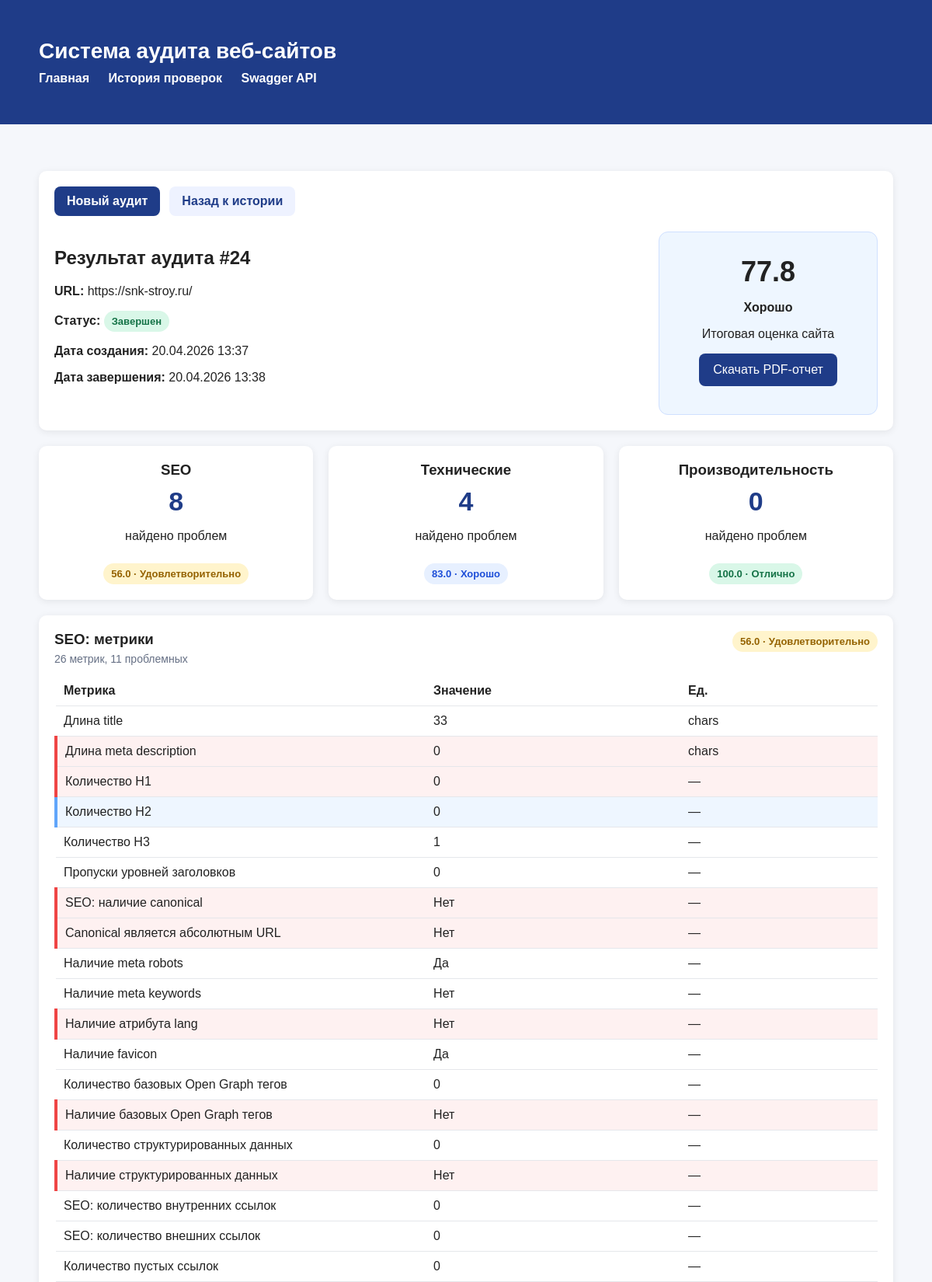
Screenshot of /web/audits/24 (upper part) with the database file from the repository.
### app/models/audit.py (models this page shows)
class Audit(Base):
    __tablename__ = "audits"
    id: Mapped[int] = mapped_column(Integer, primary_key=True, index=True)
    url: Mapped[str] = mapped_column(String(2048), nullable=False, index=True)
    status: Mapped[str] = mapped_column(String(50), nullable=False, default="pending")
    total_score: Mapped[float | None] = mapped_column(Float, nullable=True)
    created_at: Mapped[datetime] = mapped_column(DateTime, default=datetime.utcnow, nullable=False)
    finished_at: Mapped[datetime | None] = mapped_column(DateTime, nullable=True)
    issues = relationship(
        "AuditIssue",
        back_populates="audit",
        cascade="all, delete-orphan"
    )
    metrics = relationship(
        "AuditMetric",
        back_populates="audit",
        cascade="all, delete-orphan"
    )
    reports = relationship(
        "AuditReport",
        back_populates="audit",
        cascade="all, delete-orphan"
    )

### app/models/metric.py (models this page shows)
class AuditMetric(Base):
    __tablename__ = "audit_metrics"
    id: Mapped[int] = mapped_column(Integer, primary_key=True, index=True)
    audit_id: Mapped[int] = mapped_column(ForeignKey("audits.id"), nullable=False, index=True)
    metric_name: Mapped[str] = mapped_column(String(100), nullable=False)
    metric_value: Mapped[float] = mapped_column(Float, nullable=False)
    unit: Mapped[str | None] = mapped_column(String(50), nullable=True)
    audit = relationship("Audit", back_populates="metrics")

### app/api/web.py (the view)
@router.get("/web/audits/{audit_id}", response_class=HTMLResponse)
def web_audit_detail(
    audit_id: int,
    request: Request,
    db: Session = Depends(get_db)
):
    repository = AuditRepository(db)
    audit = repository.get_audit_by_id(audit_id)
    if audit is None:
        raise HTTPException(
            status_code=status.HTTP_404_NOT_FOUND,
            detail="Аудит не найден"
        )
    grouped_issues = group_issues_by_category(audit.issues)
    grouped_metrics = group_metrics_by_category(audit.metrics)
    category_scores = {
        "seo": calculate_category_score(grouped_issues.get("seo", [])),
        "technical": calculate_category_score(grouped_issues.get("technical", [])),
        "performance": calculate_category_score(grouped_issues.get("performance", [])),
    }
    problematic_metrics_count = {
        "seo": count_problematic_metrics(grouped_metrics.get("seo", [])),
        "technical": count_problematic_metrics(grouped_metrics.get("technical", [])),
        "performance": count_problematic_metrics(grouped_metrics.get("performance", [])),
    }
    return templates.TemplateResponse(
        request=request,
        name="audit_detail.html",
        context={
            "title": f"Аудит #{audit_id}",
            "audit": audit,
            "grouped_issues": grouped_issues,
            "grouped_metrics": grouped_metrics,
            "category_scores": category_scores,
            "problematic_metrics_count": problematic_metrics_count,
            "seo_issues_count": len(grouped_issues.get("seo", [])),
            "technical_issues_count": len(grouped_issues.get("technical", [])),
            "performance_issues_count": len(grouped_issues.get("performance", [])),
            "get_category_label": get_category_label,
            "get_metric_display_name": get_metric_display_name,
            "get_metric_severity": get_metric_severity,
            "format_metric_value": format_metric_value,
            "get_score_label": get_score_label,
            "get_score_class": get_score_class,
            "get_status_label": get_status_label,
            "format_datetime": format_datetime,
        }
    )

### app/templates/audit_detail.html (shortened to what this page needs)
{% extends "base.html" %}
{% block content %}
{% if audit %}
    <div class="card">
        <div class="action-row top-actions">
            <a class="link-button" href="/web">Новый аудит</a>
            <a class="link-button secondary" href="/web/history">Назад к истории</a>
        </div>
        <div class="top-row">
            <div>
                <h2>Результат аудита #{{ audit.id }}</h2>
                <p><strong>URL:</strong> {{ audit.url }}</p>
                <p>
                    <strong>Статус:</strong>
                    <span class="badge {{ audit.status }}">{{ get_status_label(audit.status) }}</span>
                </p>
                <p><strong>Дата создания:</strong> {{ format_datetime(audit.created_at) }}</p>
                <p><strong>Дата завершения:</strong> {{ format_datetime(audit.finished_at) }}</p>
            </div>
            <div class="score-box {{ get_score_class(audit.total_score) }}">
                <div class="score">
                    {{ audit.total_score if audit.total_score is not none else "—" }}
                </div>
                <p><strong>{{ get_score_label(audit.total_score) }}</strong></p>
                <p>Итоговая оценка сайта</p>
                {% if audit.reports %}
                    <p>
                        <a href="/audits/{{ audit.id }}/report">
                            <button type="button">Скачать PDF-отчет</button>
                        </a>
                    </p>
                {% endif %}
            </div>
        </div>
    </div>
    <div class="summary-grid">
        <div class="summary-card">
            <h3>SEO</h3>
            <div class="summary-number">{{ seo_issues_count }}</div>
            <p>найдено проблем</p>
            <div class="mini-score {{ get_score_class(category_scores['seo']) }}">
                {{ category_scores["seo"] }} · {{ get_score_label(category_scores["seo"]) }}
            </div>
        </div>
        <div class="summary-card">
            <h3>Технические</h3>
            <div class="summary-number">{{ technical_issues_count }}</div>
            <p>найдено проблем</p>
            <div class="mini-score {{ get_score_class(category_scores['technical']) }}">
                {{ category_scores["technical"] }} · {{ get_score_label(category_scores["technical"]) }}
            </div>
        </div>
        <div class="summary-card">
            <h3>Производительность</h3>
            <div class="summary-number">{{ performance_issues_count }}</div>
            <p>найдено проблем</p>
            <div class="mini-score {{ get_score_class(category_scores['performance']) }}">
                {{ category_scores["performance"] }} · {{ get_score_label(category_scores["performance"]) }}
            </div>
        </div>
    </div>
    <div class="category-section">
        {% for category in ["seo", "technical", "performance"] %}
        <div class="card category-card">
            <div class="section-header">
                <div>
                    <h3>{{ get_category_label(category) }}: метрики</h3>
                    <p class="section-subtitle">
                        {{ grouped_metrics[category]|length }} метрик, {{ problematic_metrics_count[category] }} проблемных
                    </p>
                </div>
                <div class="mini-score {{ get_score_class(category_scores[category]) }}">
                    {{ category_scores[category] }} · {{ get_score_label(category_scores[category]) }}
                </div>
            </div>
            {% if grouped_metrics[category] %}
                <table class="metric-table">
                    <thead>
                        <tr>
                            <th>Метрика</th>
                            <th>Значение</th>
                            <th>Ед.</th>
                        </tr>
                    </thead>
                    <tbody>
                        {% for metric in grouped_metrics[category] %}
                        {% set metric_severity = get_metric_severity(metric.metric_name, metric.metric_value) %}
                        <tr class="metric-row{% if metric_severity %} {{ metric_severity }}{% endif %}">
                            <td class="{% if metric_severity %}metric-cell {{ metric_severity }}{% endif %}">{{ get_metric_display_name(metric.metric_name) }}</td>
                            <td class="{% if metric_severity %}metric-cell {{ metric_severity }}{% endif %}">{{ format_metric_value(metric.metric_name, metric.metric_value, metric.unit) }}</td>
                            <td class="{% if metric_severity %}metric-cell {{ metric_severity }}{% endif %}">{{ metric.unit if metric.unit else "—" }}</td>
                        </tr>
                        {% endfor %}
                    </tbody>
                </table>
            {% else %}
                <p class="empty">Метрики в этой категории отсутствуют.</p>
            {% endif %}
        </div>
        {% endfor %}
    </div>
{% endif %}
{% endblock %}

### app/static/css/styles.css (style rules this page uses)
body { font-family: Arial, sans-serif; background: #f5f7fb; color: #222; margin: 0; padding: 0; }
.card { background: white; border-radius: 10px; padding: 20px; box-shadow: 0 2px 10px rgba(0, 0, 0, 0.08); margin-bottom: 20px; }
button { background: #1f3c88; color: white; border: none; border-radius: 8px; padding: 12px 18px; font-size: 16px; cursor: pointer; }
.badge { display: inline-block; padding: 6px 10px; border-radius: 999px; font-size: 13px; font-weight: bold; }
.badge.completed { background: #d9f7e8; color: #157347; }
.score { font-size: 36px; font-weight: bold; margin: 10px 0; }
.metric-table, .history-table { width: 100%; border-collapse: collapse; }
.metric-table th, .metric-table td, .history-table th, .history-table td { text-align: left; padding: 10px; border-bottom: 1px solid #e5e7eb; }
.top-row { display: flex; justify-content: space-between; align-items: flex-start; gap: 30px; flex-wrap: wrap; }
.score-box { min-width: 240px; text-align: center; background: #f8fbff; border: 1px solid #dbe7ff; border-radius: 12px; padding: 20px; }
.summary-grid { display: grid; grid-template-columns: repeat(3, 1fr); gap: 20px; margin-bottom: 20px; }
.summary-card { background: white; border-radius: 10px; padding: 20px; box-shadow: 0 2px 10px rgba(0, 0, 0, 0.08); text-align: center; }
.summary-card h3 { margin-top: 0; margin-bottom: 10px; }
.summary-card .mini-score { margin-top: 10px; }
.summary-number { font-size: 34px; font-weight: bold; color: #1f3c88; margin-bottom: 8px; }
.category-section { display: grid; grid-template-columns: 1fr; gap: 20px; }
.category-card { overflow: hidden; }
.section-header { display: flex; justify-content: space-between; align-items: flex-start; gap: 16px; margin-bottom: 14px; flex-wrap: wrap; }
.section-header h3 { margin: 0 0 6px 0; }
.section-subtitle { margin: 0; color: #667085; font-size: 14px; }
.metric-table td:first-child, .metric-table th:first-child { width: 45%; }
.metric-row.low td, .metric-cell.low { background: #eef6ff; }
.metric-row.high td, .metric-cell.high { background: #fef1f1; }
.metric-row.low td:first-child, .metric-cell.low:first-child { border-left: 4px solid #60a5fa; }
.metric-row.high td:first-child, .metric-cell.high:first-child { border-left: 4px solid #ef4444; }
.score-box.score-good { background: #eef6ff; border-color: #cfe0ff; }
.mini-score { display: inline-block; padding: 6px 10px; border-radius: 999px; font-size: 13px; font-weight: bold; }
.mini-score.score-excellent { background: #d9f7e8; color: #157347; }
.mini-score.score-good { background: #e7f0ff; color: #1d4ed8; }
.mini-score.score-warning { background: #fff4cc; color: #946200; }
.action-row { display: flex; gap: 12px; flex-wrap: wrap; align-items: center; }
.top-actions { margin-bottom: 20px; }
.link-button { display: inline-block; background: #1f3c88; color: white; text-decoration: none; border-radius: 8px; padding: 10px 16px; font-weight: bold; }
.link-button.secondary { background: #eef2ff; color: #1f3c88; }

### rows the page displays
Audit: id "24", url "https://snk-stroy.ru/", status "Завершен", created_at "20.04.2026 13:37", finished_at "20.04.2026 13:38", total_score "77.8", total_score "Хорошо"
AuditMetric: metric_name "Длина title", metric_name+metric_value+unit "33", unit "chars"
AuditMetric: metric_name "Длина meta description", metric_name+metric_value+unit "0", unit "chars"
AuditMetric: metric_name "Количество H1", metric_name+metric_value+unit "0", unit "—"
AuditMetric: metric_name "Количество H2", metric_name+metric_value+unit "0", unit "—"
AuditMetric: metric_name "Количество H3", metric_name+metric_value+unit "1", unit "—"
AuditMetric: metric_name "Пропуски уровней заголовков", metric_name+metric_value+unit "0", unit "—"
AuditMetric: metric_name "SEO: наличие canonical", metric_name+metric_value+unit "Нет", unit "—"
AuditMetric: metric_name "Canonical является абсолютным URL", metric_name+metric_value+unit "Нет", unit "—"
AuditMetric: metric_name "Наличие meta robots", metric_name+metric_value+unit "Да", unit "—"
AuditMetric: metric_name "Наличие meta keywords", metric_name+metric_value+unit "Нет", unit "—"
AuditMetric: metric_name "Наличие атрибута lang", metric_name+metric_value+unit "Нет", unit "—"
AuditMetric: metric_name "Наличие favicon", metric_name+metric_value+unit "Да", unit "—"
AuditMetric: metric_name "Количество базовых Open Graph тегов", metric_name+metric_value+unit "0", unit "—"
AuditMetric: metric_name "Наличие базовых Open Graph тегов", metric_name+metric_value+unit "Нет", unit "—"
AuditMetric: metric_name "Количество структурированных данных", metric_name+metric_value+unit "0", unit "—"
AuditMetric: metric_name "Наличие структурированных данных", metric_name+metric_value+unit "Нет", unit "—"
AuditMetric: metric_name "SEO: количество внутренних ссылок", metric_name+metric_value+unit "0", unit "—"
AuditMetric: metric_name "SEO: количество внешних ссылок", metric_name+metric_value+unit "0", unit "—"
AuditMetric: metric_name "Количество пустых ссылок", metric_name+metric_value+unit "0", unit "—"

### other values shown
{{ seo_issues_count }} "8"
{{ category_scores["seo"] }} "56.0"
{{ get_score_label(category_scores["seo"]) }} "Удовлетворительно"
{{ technical_issues_count }} "4"
{{ category_scores["technical"] }} "83.0"
{{ get_score_label(category_scores["technical"]) }} "Хорошо"
{{ performance_issues_count }} "0"
{{ category_scores["performance"] }} "100.0"
{{ get_score_label(category_scores["performance"]) }} "Отлично"
{{ get_category_label(category) }} "SEO"
{{ grouped_metrics[category]|length }} "26"
{{ problematic_metrics_count[category] }} "11"
{{ category_scores[category] }} "56.0"
{{ get_score_label(category_scores[category]) }} "Удовлетворительно"
